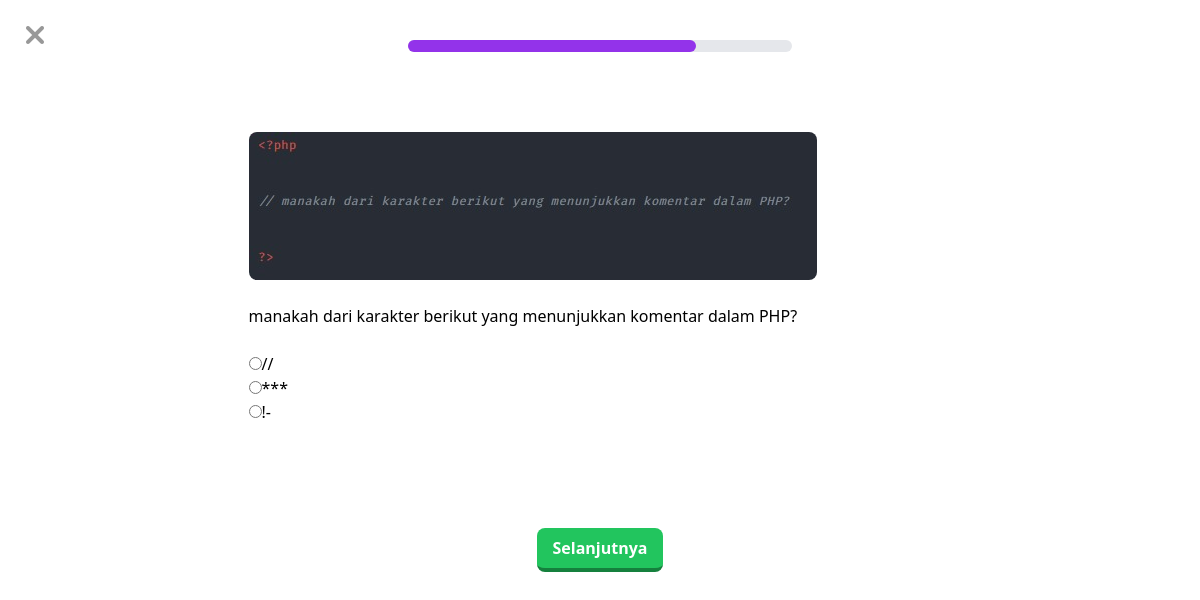
The app's page /codingku/php/basicsyntax1.4/question.php?n=8 with its own data.
### tables this page shows
CREATE TABLE `questions` (
  `question_number` int(11) NOT NULL,
  `question_text` text NOT NULL,
  `question_image` varchar(255) NOT NULL
);

CREATE TABLE `options` (
  `id` int(11) NOT NULL,
  `question_number` int(11) NOT NULL,
  `is_correct` tinyint(1) NOT NULL DEFAULT 0,
  `coption` text NOT NULL
);

### codingku/php/basicsyntax1.4/question.php (the view, shortened to what this page needs)
<?php
include '../../koneksi.php';
$number = $_GET['n'];
$query = "SELECT * FROM questions WHERE question_number = $number";
$result = mysqli_query($conn, $query);
$question = mysqli_fetch_assoc($result);
$query = "SELECT * FROM options WHERE question_number = $number";
$choices = mysqli_query($conn, $query);
?>
<html>
<head>
  <script src="https://cdn.tailwindcss.com"></script>
</head>
<section class="font-poppins">
  <div class="flex flex-col">
    <div class="relative">
      <div><a href="../../tailwind.php"><img src="../../gambar/x1.png" class="absolute top-5 left-5 opacity-40"></a></div>
    </div>
    <div class="m-auto my-10 mb-20">
      <div class="w-96 bg-gray-200 rounded-full h-3">
        <div class="bg-purple-600 h-3 rounded-full" style="width: 75%"></div>
      </div>
    </div>
    <div class="m-auto">
      <img class="rounded-lg" src="gambar/<?php echo $question['question_image']; ?>"><br>
      <p><?php echo $question['question_text']; ?> </p> <br>
      <form method="POST" action="process.php">
        <ul class="choicess">
          <?php while ($row = mysqli_fetch_assoc($choices)) { ?>
            <li><input type="radio" name="choice" value="<?php echo $row['id']; ?>" required><?php echo $row['coption']; ?></li>
          <?php } ?>
        </ul>
        <br>
        <div class="text-center mx-72 mt-20">
          <button class="float-right bg-green-500 hover:bg-green-400 text-white font-bold py-2 px-4 border-b-4 border-green-700 hover:border-green-500 rounded-lg" name="submit" value="submit">Selanjutnya</a></button>
        </div>
    </div>
</section>

### records on screen
questions: question_image (picture), question_text "manakah dari karakter berikut yang menunjukkan komentar dalam PHP?"
options: coption "//"
options: coption "***"
options: coption "!-"
